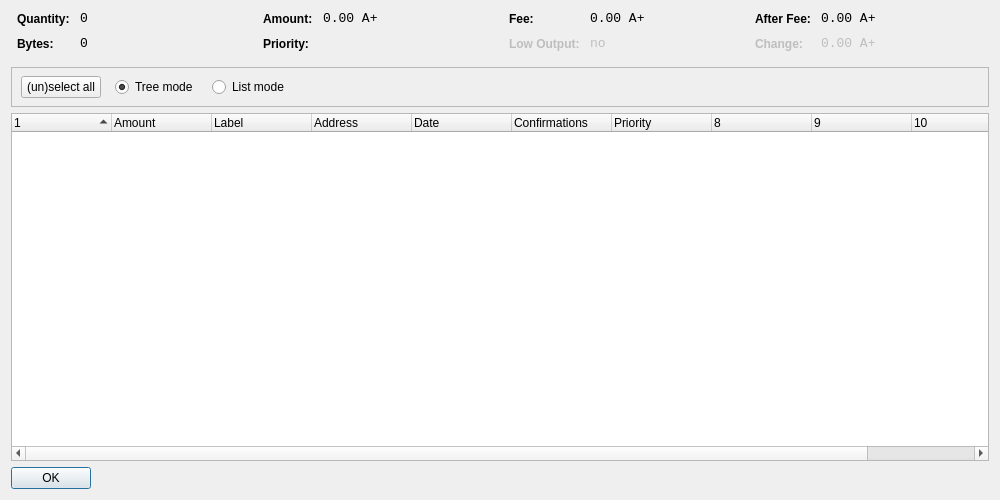
<?xml version="1.0" encoding="UTF-8"?>
<ui version="4.0">
 <class>CoinControlDialog</class>
 <widget class="QDialog" name="CoinControlDialog">
  <property name="geometry">
   <rect>
    <x>0</x>
    <y>0</y>
    <width>1000</width>
    <height>500</height>
   </rect>
  </property>
  <property name="windowTitle">
   <string>Coin Control</string>
  </property>
  <layout class="QVBoxLayout" name="verticalLayout">
   <item>
    <layout class="QHBoxLayout" name="horizontalLayoutTop" stretch="0,0,0,0">
     <property name="topMargin">
      <number>0</number>
     </property>
     <property name="bottomMargin">
      <number>10</number>
     </property>
     <item>
      <layout class="QFormLayout" name="formLayoutCoinControl1">
       <property name="horizontalSpacing">
        <number>10</number>
       </property>
       <property name="verticalSpacing">
        <number>10</number>
       </property>
       <property name="leftMargin">
        <number>6</number>
       </property>
       <property name="rightMargin">
        <number>6</number>
       </property>
       <item row="0" column="0">
        <widget class="QLabel" name="labelCoinControlQuantityText">
         <property name="styleSheet">
          <string notr="true">font-weight:bold;</string>
         </property>
         <property name="text">
          <string>Quantity:</string>
         </property>
        </widget>
       </item>
       <item row="0" column="1">
        <widget class="QLabel" name="labelCoinControlQuantity">
         <property name="font">
          <font>
           <family>Monospace</family>
           <pointsize>10</pointsize>
          </font>
         </property>
         <property name="cursor">
          <cursorShape>IBeamCursor</cursorShape>
         </property>
         <property name="contextMenuPolicy">
          <enum>Qt::ActionsContextMenu</enum>
         </property>
         <property name="text">
          <string>0</string>
         </property>
         <property name="textInteractionFlags">
          <set>Qt::LinksAccessibleByMouse|Qt::TextSelectableByKeyboard|Qt::TextSelectableByMouse</set>
         </property>
        </widget>
       </item>
       <item row="1" column="0">
        <widget class="QLabel" name="labelCoinControlBytesText">
         <property name="styleSheet">
          <string notr="true">font-weight:bold;</string>
         </property>
         <property name="text">
          <string>Bytes:</string>
         </property>
        </widget>
       </item>
       <item row="1" column="1">
        <widget class="QLabel" name="labelCoinControlBytes">
         <property name="font">
          <font>
           <family>Monospace</family>
           <pointsize>10</pointsize>
          </font>
         </property>
         <property name="cursor">
          <cursorShape>IBeamCursor</cursorShape>
         </property>
         <property name="contextMenuPolicy">
          <enum>Qt::ActionsContextMenu</enum>
         </property>
         <property name="text">
          <string>0</string>
         </property>
         <property name="textInteractionFlags">
          <set>Qt::LinksAccessibleByMouse|Qt::TextSelectableByKeyboard|Qt::TextSelectableByMouse</set>
         </property>
        </widget>
       </item>
      </layout>
     </item>
     <item>
      <layout class="QFormLayout" name="formLayoutCoinControl2">
       <property name="horizontalSpacing">
        <number>10</number>
       </property>
       <property name="verticalSpacing">
        <number>10</number>
       </property>
       <property name="leftMargin">
        <number>6</number>
       </property>
       <property name="rightMargin">
        <number>6</number>
       </property>
       <item row="0" column="0">
        <widget class="QLabel" name="labelCoinControlAmountText">
         <property name="styleSheet">
          <string notr="true">font-weight:bold;</string>
         </property>
         <property name="text">
          <string>Amount:</string>
         </property>
        </widget>
       </item>
       <item row="0" column="1">
        <widget class="QLabel" name="labelCoinControlAmount">
         <property name="font">
          <font>
           <family>Monospace</family>
           <pointsize>10</pointsize>
          </font>
         </property>
         <property name="cursor">
          <cursorShape>IBeamCursor</cursorShape>
         </property>
         <property name="contextMenuPolicy">
          <enum>Qt::ActionsContextMenu</enum>
         </property>
         <property name="text">
          <string>0.00 A+</string>
         </property>
         <property name="textInteractionFlags">
          <set>Qt::LinksAccessibleByMouse|Qt::TextSelectableByKeyboard|Qt::TextSelectableByMouse</set>
         </property>
        </widget>
       </item>
       <item row="1" column="0">
        <widget class="QLabel" name="labelCoinControlPriorityText">
         <property name="styleSheet">
          <string notr="true">font-weight:bold;</string>
         </property>
         <property name="text">
          <string>Priority:</string>
         </property>
        </widget>
       </item>
       <item row="1" column="1">
        <widget class="QLabel" name="labelCoinControlPriority">
         <property name="font">
          <font>
           <family>Monospace</family>
           <pointsize>10</pointsize>
          </font>
         </property>
         <property name="cursor">
          <cursorShape>IBeamCursor</cursorShape>
         </property>
         <property name="contextMenuPolicy">
          <enum>Qt::ActionsContextMenu</enum>
         </property>
         <property name="text">
          <string/>
         </property>
         <property name="textInteractionFlags">
          <set>Qt::LinksAccessibleByMouse|Qt::TextSelectableByKeyboard|Qt::TextSelectableByMouse</set>
         </property>
        </widget>
       </item>
      </layout>
     </item>
     <item>
      <layout class="QFormLayout" name="formLayoutCoinControl3">
       <property name="horizontalSpacing">
        <number>10</number>
       </property>
       <property name="verticalSpacing">
        <number>10</number>
       </property>
       <property name="leftMargin">
        <number>6</number>
       </property>
       <property name="rightMargin">
        <number>6</number>
       </property>
       <item row="0" column="0">
        <widget class="QLabel" name="labelCoinControlFeeText">
         <property name="styleSheet">
          <string notr="true">font-weight:bold;</string>
         </property>
         <property name="text">
          <string>Fee:</string>
         </property>
        </widget>
       </item>
       <item row="0" column="1">
        <widget class="QLabel" name="labelCoinControlFee">
         <property name="font">
          <font>
           <family>Monospace</family>
           <pointsize>10</pointsize>
          </font>
         </property>
         <property name="cursor">
          <cursorShape>IBeamCursor</cursorShape>
         </property>
         <property name="contextMenuPolicy">
          <enum>Qt::ActionsContextMenu</enum>
         </property>
         <property name="text">
          <string>0.00 A+</string>
         </property>
         <property name="textInteractionFlags">
          <set>Qt::LinksAccessibleByMouse|Qt::TextSelectableByKeyboard|Qt::TextSelectableByMouse</set>
         </property>
        </widget>
       </item>
       <item row="1" column="0">
        <widget class="QLabel" name="labelCoinControlLowOutputText">
         <property name="enabled">
          <bool>false</bool>
         </property>
         <property name="styleSheet">
          <string notr="true">font-weight:bold;</string>
         </property>
         <property name="text">
          <string>Low Output:</string>
         </property>
        </widget>
       </item>
       <item row="1" column="1">
        <widget class="QLabel" name="labelCoinControlLowOutput">
         <property name="enabled">
          <bool>false</bool>
         </property>
         <property name="font">
          <font>
           <family>Monospace</family>
           <pointsize>10</pointsize>
          </font>
         </property>
         <property name="cursor">
          <cursorShape>IBeamCursor</cursorShape>
         </property>
         <property name="contextMenuPolicy">
          <enum>Qt::ActionsContextMenu</enum>
         </property>
         <property name="text">
          <string>no</string>
         </property>
         <property name="textInteractionFlags">
          <set>Qt::LinksAccessibleByMouse|Qt::TextSelectableByKeyboard|Qt::TextSelectableByMouse</set>
         </property>
        </widget>
       </item>
      </layout>
     </item>
     <item>
      <layout class="QFormLayout" name="formLayoutCoinControl4">
       <property name="horizontalSpacing">
        <number>10</number>
       </property>
       <property name="verticalSpacing">
        <number>10</number>
       </property>
       <property name="leftMargin">
        <number>6</number>
       </property>
       <property name="rightMargin">
        <number>6</number>
       </property>
       <item row="0" column="0">
        <widget class="QLabel" name="labelCoinControlAfterFeeText">
         <property name="styleSheet">
          <string notr="true">font-weight:bold;</string>
         </property>
         <property name="text">
          <string>After Fee:</string>
         </property>
        </widget>
       </item>
       <item row="0" column="1">
        <widget class="QLabel" name="labelCoinControlAfterFee">
         <property name="font">
          <font>
           <family>Monospace</family>
           <pointsize>10</pointsize>
          </font>
         </property>
         <property name="cursor">
          <cursorShape>IBeamCursor</cursorShape>
         </property>
         <property name="contextMenuPolicy">
          <enum>Qt::ActionsContextMenu</enum>
         </property>
         <property name="text">
          <string>0.00 A+</string>
         </property>
         <property name="textInteractionFlags">
          <set>Qt::LinksAccessibleByMouse|Qt::TextSelectableByKeyboard|Qt::TextSelectableByMouse</set>
         </property>
        </widget>
       </item>
       <item row="1" column="0">
        <widget class="QLabel" name="labelCoinControlChangeText">
         <property name="enabled">
          <bool>false</bool>
         </property>
         <property name="styleSheet">
          <string notr="true">font-weight:bold;</string>
         </property>
         <property name="text">
          <string>Change:</string>
         </property>
        </widget>
       </item>
       <item row="1" column="1">
        <widget class="QLabel" name="labelCoinControlChange">
         <property name="enabled">
          <bool>false</bool>
         </property>
         <property name="font">
          <font>
           <family>Monospace</family>
           <pointsize>10</pointsize>
          </font>
         </property>
         <property name="cursor">
          <cursorShape>IBeamCursor</cursorShape>
         </property>
         <property name="contextMenuPolicy">
          <enum>Qt::ActionsContextMenu</enum>
         </property>
         <property name="text">
          <string>0.00 A+</string>
         </property>
         <property name="textInteractionFlags">
          <set>Qt::LinksAccessibleByMouse|Qt::TextSelectableByKeyboard|Qt::TextSelectableByMouse</set>
         </property>
        </widget>
       </item>
      </layout>
     </item>
    </layout>
   </item>
   <item>
    <widget class="QFrame" name="frame">
     <property name="minimumSize">
      <size>
       <width>0</width>
       <height>40</height>
      </size>
     </property>
     <property name="frameShape">
      <enum>QFrame::StyledPanel</enum>
     </property>
     <property name="frameShadow">
      <enum>QFrame::Sunken</enum>
     </property>
     <widget class="QWidget" name="horizontalLayoutWidget">
      <property name="geometry">
       <rect>
        <x>10</x>
        <y>0</y>
        <width>781</width>
        <height>41</height>
       </rect>
      </property>
      <layout class="QHBoxLayout" name="horizontalLayoutPanel" stretch="0,0,0,0,0">
       <property name="spacing">
        <number>14</number>
       </property>
       <item>
        <widget class="QPushButton" name="pushButtonSelectAll">
         <property name="sizePolicy">
          <sizepolicy hsizetype="Maximum" vsizetype="Fixed">
           <horstretch>0</horstretch>
           <verstretch>0</verstretch>
          </sizepolicy>
         </property>
         <property name="text">
          <string>(un)select all</string>
         </property>
        </widget>
       </item>
       <item>
        <widget class="QRadioButton" name="radioTreeMode">
         <property name="sizePolicy">
          <sizepolicy hsizetype="Maximum" vsizetype="Fixed">
           <horstretch>0</horstretch>
           <verstretch>0</verstretch>
          </sizepolicy>
         </property>
         <property name="text">
          <string>Tree mode</string>
         </property>
         <property name="checked">
          <bool>true</bool>
         </property>
        </widget>
       </item>
       <item>
        <widget class="QRadioButton" name="radioListMode">
         <property name="sizePolicy">
          <sizepolicy hsizetype="Maximum" vsizetype="Fixed">
           <horstretch>0</horstretch>
           <verstretch>0</verstretch>
          </sizepolicy>
         </property>
         <property name="text">
          <string>List mode</string>
         </property>
        </widget>
       </item>
       <item>
        <spacer name="horizontalSpacer">
         <property name="orientation">
          <enum>Qt::Horizontal</enum>
         </property>
         <property name="sizeHint" stdset="0">
          <size>
           <width>40</width>
           <height>20</height>
          </size>
         </property>
        </spacer>
       </item>
      </layout>
     </widget>
    </widget>
   </item>
   <item>
    <widget class="CoinControlTreeWidget" name="treeWidget">
     <property name="contextMenuPolicy">
      <enum>Qt::CustomContextMenu</enum>
     </property>
     <property name="sortingEnabled">
      <bool>false</bool>
     </property>
     <property name="columnCount">
      <number>11</number>
     </property>
     <attribute name="headerShowSortIndicator" stdset="0">
      <bool>true</bool>
     </attribute>
     <attribute name="headerStretchLastSection">
      <bool>false</bool>
     </attribute>
     <column>
      <property name="text">
       <string/>
      </property>
     </column>
     <column>
      <property name="text">
       <string>Amount</string>
      </property>
     </column>
     <column>
      <property name="text">
       <string>Label</string>
      </property>
     </column>
     <column>
      <property name="text">
       <string>Address</string>
      </property>
     </column>
     <column>
      <property name="text">
       <string>Date</string>
      </property>
     </column>
     <column>
      <property name="text">
       <string>Confirmations</string>
      </property>
      <property name="toolTip">
       <string>Confirmed</string>
      </property>
     </column>
     <column>
      <property name="text">
       <string>Priority</string>
      </property>
     </column>
     <column>
      <property name="text">
       <string/>
      </property>
     </column>
     <column>
      <property name="text">
       <string/>
      </property>
     </column>
     <column>
      <property name="text">
       <string/>
      </property>
     </column>
     <column>
      <property name="text">
       <string/>
      </property>
     </column>
    </widget>
   </item>
   <item>
    <widget class="QDialogButtonBox" name="buttonBox">
     <property name="sizePolicy">
      <sizepolicy hsizetype="Maximum" vsizetype="Fixed">
       <horstretch>0</horstretch>
       <verstretch>0</verstretch>
      </sizepolicy>
     </property>
     <property name="orientation">
      <enum>Qt::Horizontal</enum>
     </property>
     <property name="standardButtons">
      <set>QDialogButtonBox::Ok</set>
     </property>
    </widget>
   </item>
  </layout>
 </widget>
 <customwidgets>
  <customwidget>
   <class>CoinControlTreeWidget</class>
   <extends>QTreeWidget</extends>
   <header>coincontroltreewidget.h</header>
  </customwidget>
 </customwidgets>
 <resources/>
 <connections/>
</ui>
